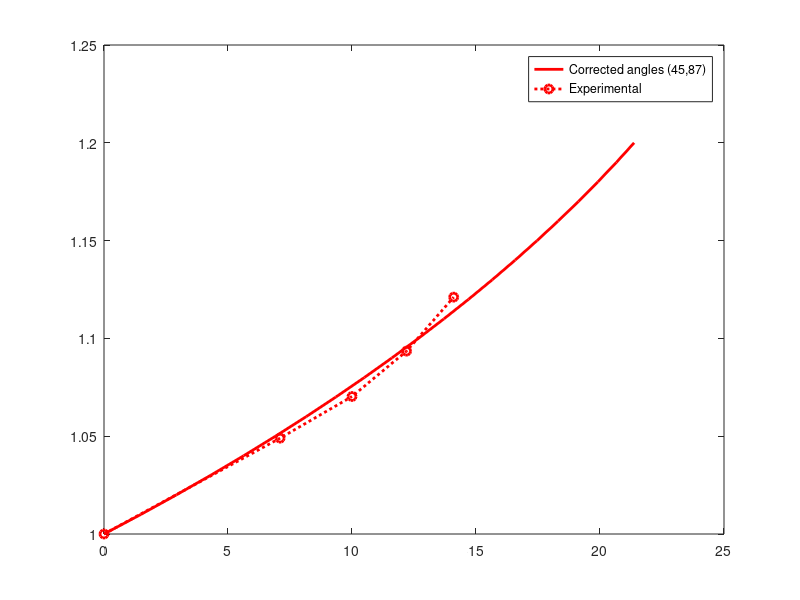

Source code (MATLAB): (Note: this script raises an error after producing the figure.)
close all

lambda1 = [1.000:.01:1.2];






%         C1 = 0.6029 ; C2 =  0;% for corrected

 C1 = 0.7873 ; C2 =  0;% for corrected% new experiments
Pvslambda =  lambda1.^(-3).*(0.169803E3+(-0.1E1).*lambda1.^2+(-0.131042E2).*(4+ ...
  (-0.197768E1).*lambda1.^2+0.582345E-2.*lambda1.^4).^(1/2)).^(-2).* ...
  (0.228959E3+0.1E1.*lambda1.^4+(-0.74171E3).*(4+(-0.197768E1).* ...
  lambda1.^2+0.582345E-2.*lambda1.^4).^(1/2)+lambda1.^2.*(( ...
  -0.226404E3)+0.131042E2.*(4+(-0.197768E1).*lambda1.^2+ ...
  0.582345E-2.*lambda1.^4).^(1/2))).^(-1).*(C1.*((-0.179211E7)+( ...
  -0.342919E2).*lambda1.^10+0.58055E7.*(4+(-0.197768E1).*lambda1.^2+ ...
  0.582345E-2.*lambda1.^4).^(1/2)+lambda1.^4.*(0.344122E7+( ...
  -0.658995E7).*(4+(-0.197768E1).*lambda1.^2+0.582345E-2.* ...
  lambda1.^4).^(1/2))+lambda1.^2.*(0.132908E7+(-0.683793E5).*(4+( ...
  -0.197768E1).*lambda1.^2+0.582345E-2.*lambda1.^4).^(1/2))+ ...
  lambda1.^8.*(0.174686E5+(-0.449367E3).*(4+(-0.197768E1).* ...
  lambda1.^2+0.582345E-2.*lambda1.^4).^(1/2))+lambda1.^6.*(( ...
  -0.199778E7)+0.152608E6.*(4+(-0.197768E1).*lambda1.^2+ ...
  0.582345E-2.*lambda1.^4).^(1/2)))+C2.*((-0.40536E7)+0.925926E0.* ...
  lambda1.^12+0.672219E7.*(4+(-0.197768E1).*lambda1.^2+0.582345E-2.* ...
  lambda1.^4).^(1/2)+lambda1.^4.*(0.73566E7+(-0.799004E7).*(4+( ...
  -0.197768E1).*lambda1.^2+0.582345E-2.*lambda1.^4).^(1/2))+ ...
  lambda1.^2.*(0.202805E7+(-0.154668E6).*(4+(-0.197768E1).* ...
  lambda1.^2+0.582345E-2.*lambda1.^4).^(1/2))+lambda1.^8.*( ...
  0.940764E5+(-0.515076E4).*(4+(-0.197768E1).*lambda1.^2+ ...
  0.582345E-2.*lambda1.^4).^(1/2))+lambda1.^10.*((-0.550287E3)+ ...
  0.121335E2.*(4+(-0.197768E1).*lambda1.^2+0.582345E-2.*lambda1.^4) ...
  .^(1/2))+lambda1.^6.*((-0.414468E7)+0.528936E6.*(4+(-0.197768E1).* ...
  lambda1.^2+0.582345E-2.*lambda1.^4).^(1/2))));
plot(Pvslambda*145.08,lambda1,'r','linewidth',2)
hold on
 Material_fit = [Pvslambda'*145.08 lambda1'];
 save('Material_fit_5088.mat','Material_fit');




% P_exp = [0:2:18];
% lambda1_exp =  [  1 1.0220 1.0330 1.0549 1.0769 1.1099 1.1209 1.1538 ...
%                     1.1978 1.2418];

lambda1_exp = [1 1.0490 1.0703 1.0935 1.1211];
P_exp = [0 7.1 10 12.2 14.1];
plot(P_exp,lambda1_exp,'ro:','linewidth',2)
h = legend('Corrected angles (45,87)','Experimental');
h.FontSize = 14;
h.FontWeight = 'bold';
xlim([0 max(Pvslambda*145.08)])
grid on
title ('Mooney Rivlin fit (50,88)','Fontweight','bold','fontsize',12)

set(gca,'linewidth',1.5,'FontSize',16,'fontweight','bold')
xlabel('Pressure (in psi)','fontweight','bold','fontsize',20)
ylabel('\lambda_1','fontweight','bold','fontsize',20)
